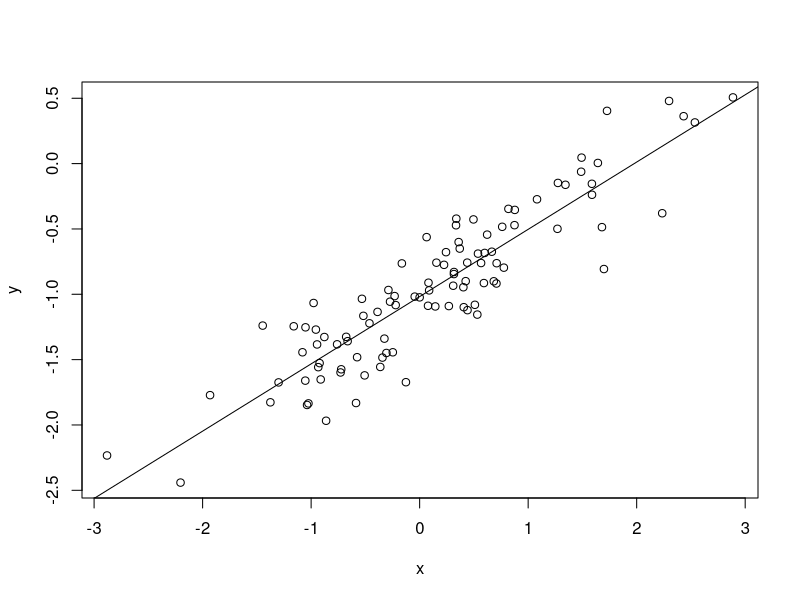
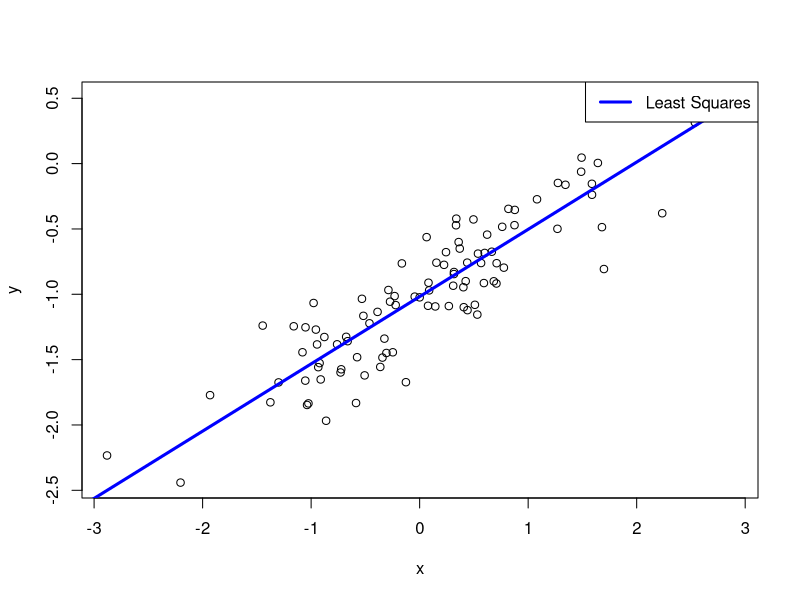
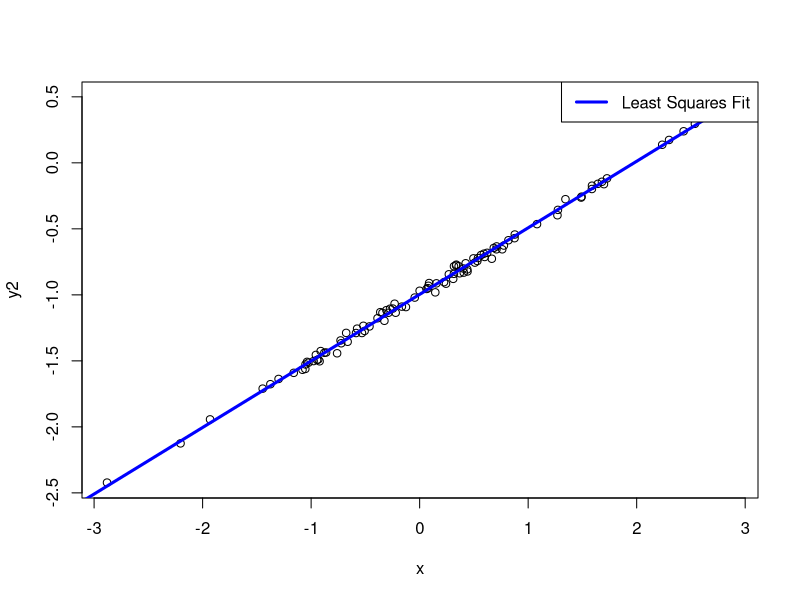
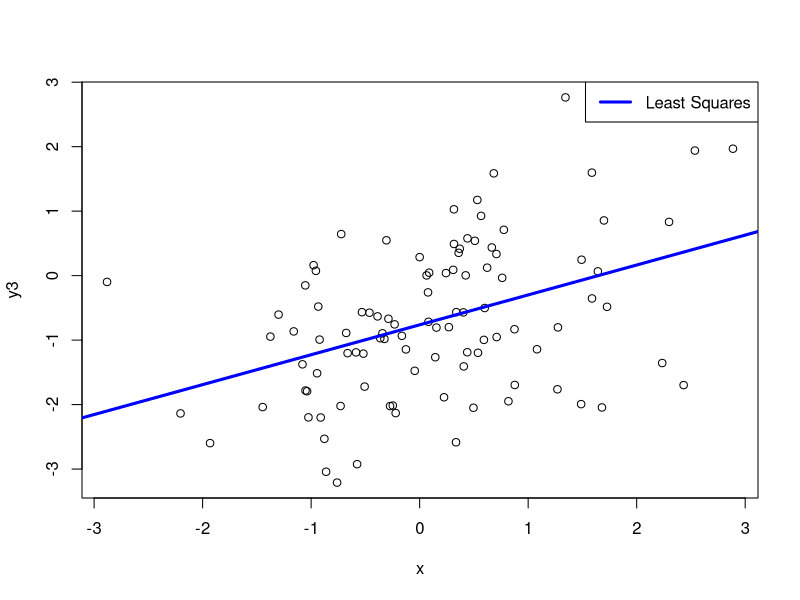
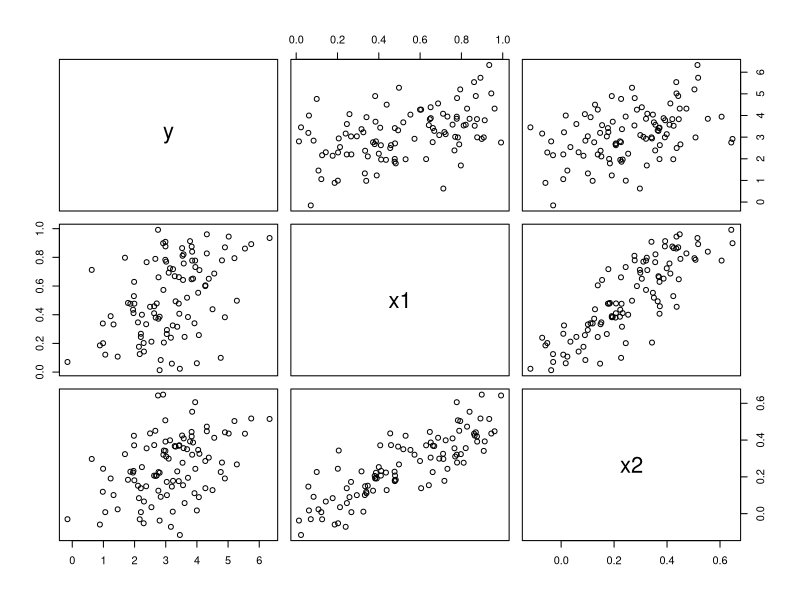
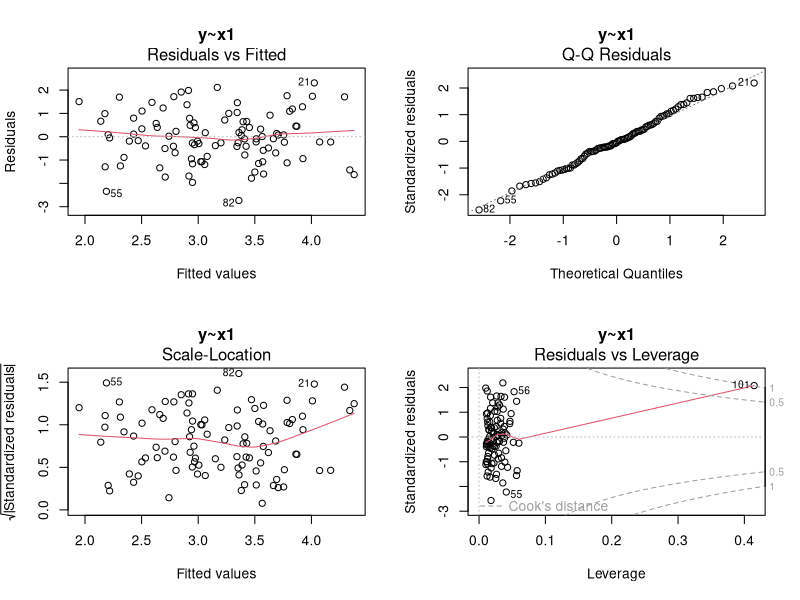
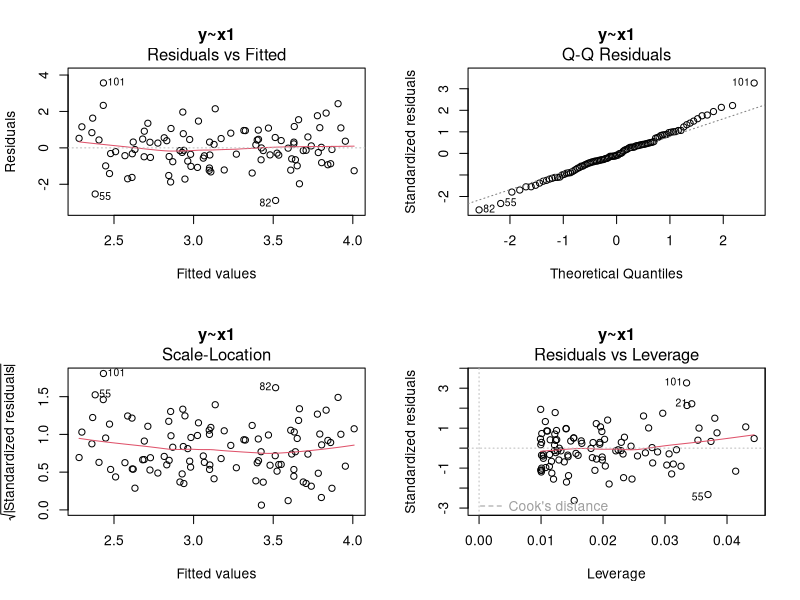
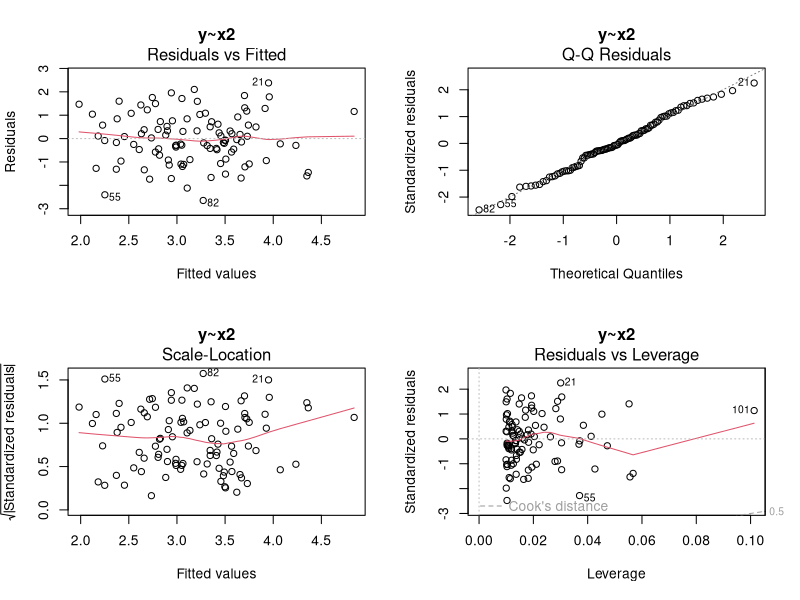

Reproduce these figures in R, in order.
## ---- chunk 1
knitr::opts_chunk$set(echo = TRUE)
## ---- chunk 2
summary(cars)
## ---- chunk 3
set.seed(100)
x=rnorm(100)
y=2*x+rnorm(100)
## ---- chunk 4
fit11a=lm(y~x+0)
summary(fit11a)
## ---- chunk 5
fit11b=lm(x~y+0)
summary(fit11b)
## ---- chunk 6
fit11f.1=lm(y~x)
fit11f.2=lm(x~y)
t1=summary(fit11f.1)$coefficients[2,3]
t2=summary(fit11f.2)$coefficients[2,3]
t1
t2
## ---- chunk 7
x=rnorm(100)
y=0.5*x+rnorm(100)
fit12b.1 <- lm(x~y+0)
fit12b.2 <- lm(y~x+0)
summary(fit12b.1)
summary(fit12b.2)
## ---- chunk 8
x=rnorm(100)
y=1*x
fit12c.1 <- lm(x~y+0)
fit12c.2 <- lm(y~x+0)
summary(fit12c.1)
summary(fit12c.2)
## ---- chunk 9
x=rnorm(100)
## ---- chunk 10
eps=rnorm(100,0,0.25)
## ---- chunk 11
y=-1+0.5*x+eps
## ---- chunk 12
plot(x,y)
abline(lm(y~x))
## ---- chunk 13
fit13e=lm(y~x)
summary(fit13e)
## ---- chunk 14
plot(x,y)
abline(lm(y~x),col="blue",lwd=3)
legend("topright", legend="Least Squares", lty=1, lwd=3, col="blue")
## ---- chunk 15
fit13g=lm(y~poly(x,2))
summary(fit13g)
## ---- chunk 16
eps2=rnorm(100,0,0.025)
y2=-1+0.5*x+eps2
fit13h=lm(y2~x)
summary(fit13h)
plot(x,y2)
abline(fit13h,col="blue",lwd=3)
legend("topright", legend="Least Squares Fit", lty=1, lwd=3, col="blue")
## ---- chunk 17
eps3=rnorm(100,0,1)
y3=-1+0.5*x+eps3
fit13i=lm(y3~x)
summary(fit13i)
plot(x,y3)
abline(fit13i,col="blue",lwd=3)
legend("topright", legend="Least Squares", lty=1, lwd=3, col="blue")
## ---- chunk 18
confint(fit13e)
confint(fit13h)
confint(fit13i)
## ---- chunk 19
set.seed(1)
x1=runif(100)
x2=0.5*x1+rnorm(100)/10
y=2+2*x1+0.3*x2+rnorm(100)
## ---- chunk 20
cor(data.frame(y=y, x1=x1, x2=x2))
## ---- chunk 21
pairs(data.frame(y=y, x1=x1, x2=x2))
## ---- chunk 22
fit14c=lm(y~x1+x2)
summary(fit14c)
## ---- chunk 23
fit14d=lm(y~x1)
summary(fit14d)
## ---- chunk 24
fit14e=lm(y~x2)
summary(fit14e)
## ---- chunk 25
x1=c(x1, 0.1)
x2=c(x2, 0.8)
y=c(y,6)
## ---- chunk 26
fit14g.c=lm(y~x1+x2)
summary(fit14g.c)
fit14g.d=lm(y~x1)
summary(fit14g.d)
fit14g.e=lm(y~x2)
summary(fit14g.e)
## ---- chunk 27
par(mfrow=c(2,2))
plot(fit14g.c, main="y~x1")
## ---- chunk 28
par(mfrow=c(2,2))
plot(fit14g.d, main="y~x1")
## ---- chunk 29
par(mfrow=c(2,2))
plot(fit14g.e, main="y~x2")
